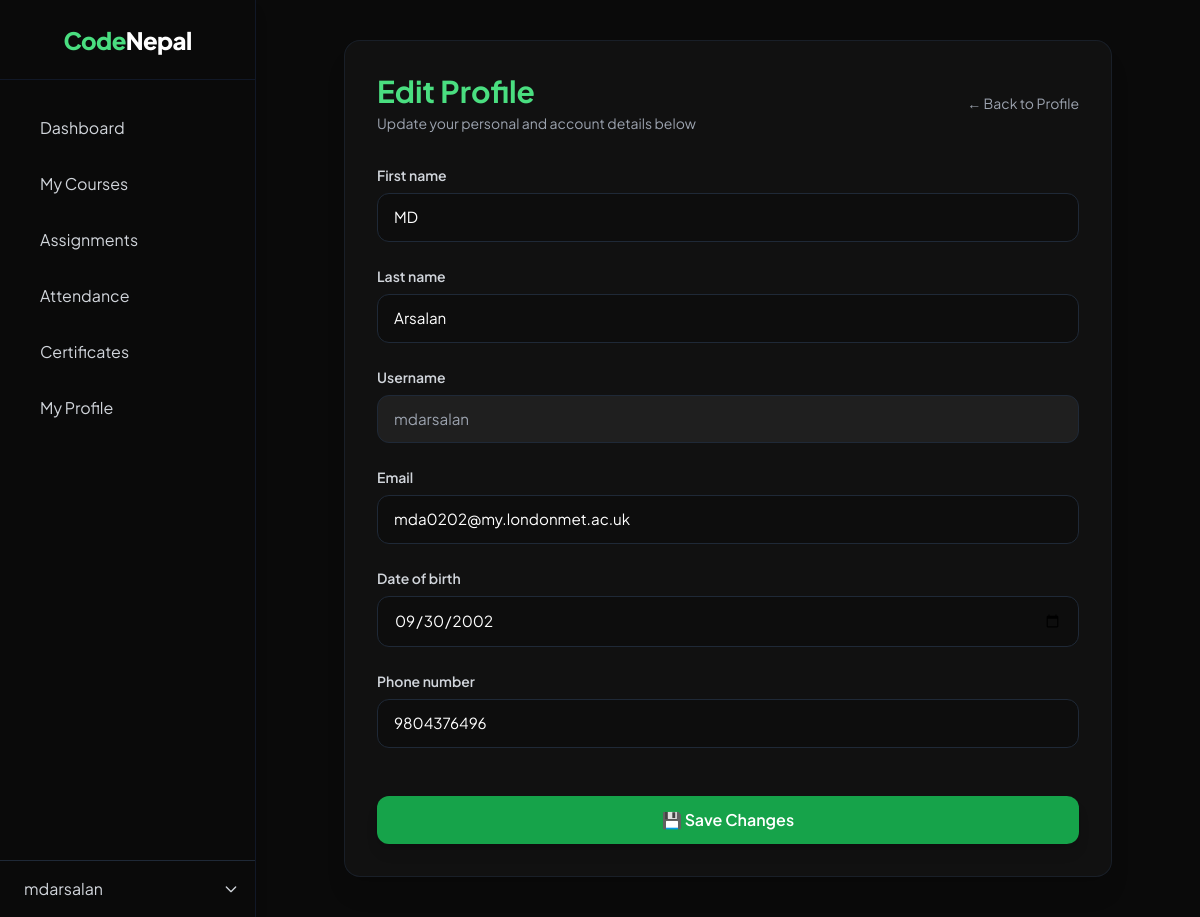
The page /students/profile/edit/ (signed in) on the database its author committed.
### users/models.py (models this page shows, shortened)
class User(AbstractUser):
    ROLE_CHOICES = (
        ('student', 'Student'),
        ('mentor', 'Mentor'),
        ('admin', 'Admin'),
    )
    role = models.CharField(max_length=10, choices=ROLE_CHOICES, default='student')

### students/models.py (models this page shows, shortened)
class StudentProfile(models.Model):
    user = models.OneToOneField(settings.AUTH_USER_MODEL, on_delete=models.CASCADE, related_name='student_profile')
    student_id = models.CharField(max_length=20, unique=True, default='', editable=False)
    date_of_birth = models.DateField(null=True, blank=True)
    phone_number = models.CharField(max_length=20, blank=True)
    joined_on = models.DateTimeField(auto_now_add=True)

### students/views.py (the view)
# urls.py: path('profile/edit/', views.edit_student_profile, name='edit_student_profile'),
@login_required
def edit_student_profile(request):
    profile, created = StudentProfile.objects.get_or_create(user=request.user)
    if request.method == 'POST':
        form = StudentProfileForm(request.POST, instance=profile)
        if form.is_valid():
            profile = form.save(commit=False)
            request.user.first_name = form.cleaned_data.get('first_name')
            request.user.last_name = form.cleaned_data.get('last_name')
            request.user.email = form.cleaned_data.get('email')
            request.user.save()
            profile.save()
            messages.success(request, "✅ Profile updated successfully!")
            return redirect('student_profile')
    else:
        form = StudentProfileForm(instance=profile, initial={
            'first_name': request.user.first_name,
            'last_name': request.user.last_name,
            'email': request.user.email,
            'username': request.user.username,
        })
    return render(request, 'students/edit_student_profile.html', {'form': form})

### students/forms.py
class StudentProfileForm(forms.ModelForm):
    first_name = forms.CharField(max_length=50, required=True)
    last_name = forms.CharField(max_length=50, required=True)
    username = forms.CharField(max_length=50, required=False, disabled=True)
    email = forms.EmailField(required=True)
    class Meta:
        model = StudentProfile
        fields = [
            'first_name',
            'last_name',
            'username',
            'email',
            'date_of_birth',
            'phone_number',
        ]
        widgets = {
            'date_of_birth': forms.DateInput(attrs={'type': 'date'}),
            'phone_number': forms.TextInput(attrs={'placeholder': 'Enter phone number'}),
        }

### templates/students/edit_student_profile.html (shortened to what this page needs)
{% extends "base.html" %}
{% load static %}
{% block content %}
<section class="min-h-screen bg-[#0a0a0a] text-white flex">
  <div class="hidden md:block fixed w-64 h-full">
    {% include "includes/dashboard_nav.html" %}
  </div>
  <div class="flex-1 md:ml-64 p-6 sm:p-10 transition-all duration-300">
    <div class="max-w-3xl mx-auto bg-[#111111] rounded-2xl border border-gray-800/60 shadow-xl p-8 backdrop-blur-md">
      <div class="flex justify-between items-center mb-8">
        <div>
          <h1 class="text-3xl font-bold text-green-400">Edit Profile</h1>
          <p class="text-gray-400 text-sm mt-1">Update your personal and account details below</p>
        </div>
        <a href="{% url 'student_profile' %}"
           class="text-sm text-gray-400 hover:text-green-400 transition">
          ← Back to Profile
        </a>
      </div>
      <form method="POST" class="space-y-6">
        {% for field in form %}
          <div>
            <label for="{{ field.id_for_label }}" class="block text-gray-300 text-sm font-semibold mb-2">
              {{ field.label }}
            </label>
            {{ field }}
          </div>
        {% endfor %}
        <div class="pt-6">
          <button type="submit"
                  class="w-full bg-green-600 hover:bg-green-700 text-white font-semibold px-6 py-3 rounded-xl shadow-lg transition-all duration-300 hover:shadow-green-500/40">
            💾 Save Changes
          </button>
        </div>
      </form>
    </div>
  </div>
</section>
{% endblock %}

### templates/includes/dashboard_nav.html (shortened to what this page needs)
<aside
  id="sidebar"
  class="fixed top-0 left-0 h-full w-64 bg-[#0a0a0a] border-r border-gray-900 flex flex-col transition-transform duration-300 shadow-lg -translate-x-full lg:translate-x-0 z-40"
>
  <div class="flex items-center justify-center h-20 border-b border-gray-900 bg-[#0a0a0a]">
    <a href="{% url 'student_dashboard' %}" class="text-green-400 text-2xl font-extrabold tracking-tight flex items-center space-x-2 hover:text-green-500 transition duration-200">
      Code<span class="text-white">Nepal</span>
    </a>
  </div>
<nav class="flex-1 mt-6 px-3 space-y-2">
  <a href="{% url 'student_dashboard' %}"
     class="flex items-center px-4 py-3 rounded-xl transition duration-200
            {% if request.resolver_match.url_name == 'student_dashboard' %}
              bg-green-500/20 text-green-400
            {% else %}
              text-gray-300 hover:bg-green-700/20 hover:text-green-400
            {% endif %}">
     Dashboard
  </a>
  <a href="{% url 'my_learning' %}"
     class="flex items-center px-4 py-3 rounded-xl transition duration-200
            {% if request.resolver_match.url_name == 'my_learning' %}
              bg-green-500/20 text-green-400
            {% else %}
              text-gray-300 hover:bg-green-700/20 hover:text-green-400
            {% endif %}">
     My Courses
  </a>
  <a href="{% url 'assignments:student_assignments' %}"
     class="flex items-center px-4 py-3 rounded-xl transition duration-200
            {% if request.resolver_match.url_name == 'student_assignments' %}
              bg-green-500/20 text-green-400
            {% else %}
              text-gray-300 hover:bg-green-700/20 hover:text-green-400
            {% endif %}">
     Assignments
  </a>
  <a href="{% url 'attendence:student_attendance' %}"
     class="flex items-center px-4 py-3 rounded-xl transition duration-200
            {% if request.resolver_match.url_name == 'student_attendance' %}
              bg-green-500/20 text-green-400
            {% else %}
              text-gray-300 hover:bg-green-700/20 hover:text-green-400
            {% endif %}">
     Attendance
  </a>
  <a href="{% url 'student_certificates' %}"
     class="flex items-center px-4 py-3 rounded-xl transition duration-200
            {% if request.resolver_match.url_name == 'student_certificates' %}
              bg-green-500/20 text-green-400
            {% else %}
              text-gray-300 hover:bg-green-700/20 hover:text-green-400
            {% endif %}">
     Certificates
  </a>
  <a href="{% url 'student_profile' %}"
     class="flex items-center px-4 py-3 rounded-xl transition duration-200
            {% if request.resolver_match.url_name == 'student_profile' %}
              bg-green-500/20 text-green-400
            {% else %}
              text-gray-300 hover:bg-green-700/20 hover:text-green-400
            {% endif %}">
     My Profile
  </a>
</nav>
  <div class="border-t border-gray-800 p-4">
    <div class="relative">
      <button id="profileBtn" class="flex items-center justify-between w-full text-gray-300 hover:text-green-400 transition duration-200">
        <span class="flex items-center space-x-2">
          <span>{{ request.user.username }}</span>
        </span>
        <svg class="w-4 h-4 transform transition-transform duration-200" id="dropdownIcon"
             fill="none" stroke="currentColor" stroke-width="2" viewBox="0 0 24 24">
          <path stroke-linecap="round" stroke-linejoin="round" d="M19 9l-7 7-7-7" />
        </svg>
      </button>
    </div>
  </div>
</aside>

### templates/base.html (style rules this page uses)
body { font-family: "Plus Jakarta Sans", sans-serif; background-color: #0a0a0a; color: #d1d5db; scroll-behavior: smooth; }

### templates/students/edit_student_profile.html (style rules this page uses)
input[type="text"], input[type="email"], input[type="date"], input[type="tel"] { width: 100%; background-color: #0d0d0d; border: 1px solid #1f2937; color: #fff; font-size: 0.95rem; border-radius: 0.75rem; padding: 0.75rem 1rem; outline: none; transition: all 0.25s ease; }
input[disabled] { background-color: #1f1f1f; color: #9ca3af; cursor: not-allowed; }
input::placeholder { color: #6b7280; }

### rows shown on the page
User: user.username "mdarsalan", form "MD" "Arsalan" "mdarsalan" "mda0202@my.londonmet.ac.uk"
StudentProfile: form "09/30/2002" "9804376496"

### other values the page prints
{{ field.label }} "First name" "Last name" "Username" "Email" "Date of birth" "Phone number"
